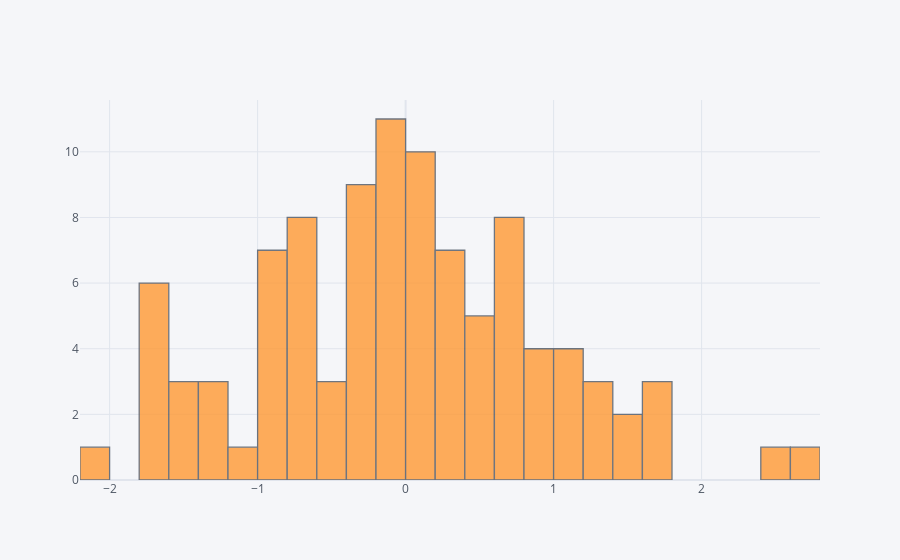

The cell this chart's notebook holds for it:
### Markdown cell above
### Histogramm

### Code cell
df['A'].iplot(kind='hist',bins=25)

### Figure 1 — Plotly figure (JSON) as saved in the notebook; plotly's stock layout.template omitted (floating-point values rounded to 4 significant figures)
{"data": [{"histfunc": "count", "histnorm": "", "marker": {"color": "rgba(255, 153, 51, 1.0)", "line": {"color": "#4D5663", "width": 1.3}}, "name": "A", "nbinsx": 25, "opacity": 0.8, "orientation": "v", "type": "histogram", "x": [-0.1336, -0.9388, 0.5117, 1.178, -0.4958, 0.7007, -1.619, 0.6472, 0.1838, -0.8434, -0.1423, -2.008, 0.2976, -1.633, -1.652, -0.854, 0.07537, 0.4031, 1.166, 0.4642, 1.232, 0.4642, 0.05737, 0.3959, -0.254, -0.3626, 0.6413, -0.37, -0.1341, 0.9817, 0.8106, -0.1621, -0.3391, 0.05747, -0.2648, 0.002458, -0.7148, -0.9996, 0.9185, -1.199, -0.001485, 0.3345, -0.7659, 0.106, -1.592, -1.531, -0.6367, 1.623, 1.797, 2.79, 0.2799, -0.4241, 0.8388, -1.727, -0.1936, -0.4368, -0.1078, -0.6502, -1.622, 1.255, 1.131, -0.1477, -0.8368, -0.3244, -1.22, -0.2381, -0.08972, -0.05568, 0.7667, 0.2585, -1.335, 0.6041, 0.6532, 1.09, -0.6137, 0.3379, -1.739, 1.47, 0.2767, 0.09627, -0.7125, -0.9907, -0.2946, 0.5505, -0.7328, 0.07719, -0.1652, 1.214, 0.6498, -0.3667, 0.6143, 0.04027, 1.765, 2.505, 0.1948, -0.6954, -0.9888, -1.567, -1.297, 1.442]}], "layout": {"barmode": "overlay", "legend": {"bgcolor": "#F5F6F9", "font": {"color": "#4D5663"}}, "paper_bgcolor": "#F5F6F9", "plot_bgcolor": "#F5F6F9", "title": {"font": {"color": "#4D5663"}}, "xaxis": {"gridcolor": "#E1E5ED", "showgrid": true, "tickfont": {"color": "#4D5663"}, "title": {"font": {"color": "#4D5663"}, "text": ""}, "zerolinecolor": "#E1E5ED"}, "yaxis": {"gridcolor": "#E1E5ED", "showgrid": true, "tickfont": {"color": "#4D5663"}, "title": {"font": {"color": "#4D5663"}, "text": ""}, "zerolinecolor": "#E1E5ED"}}}
